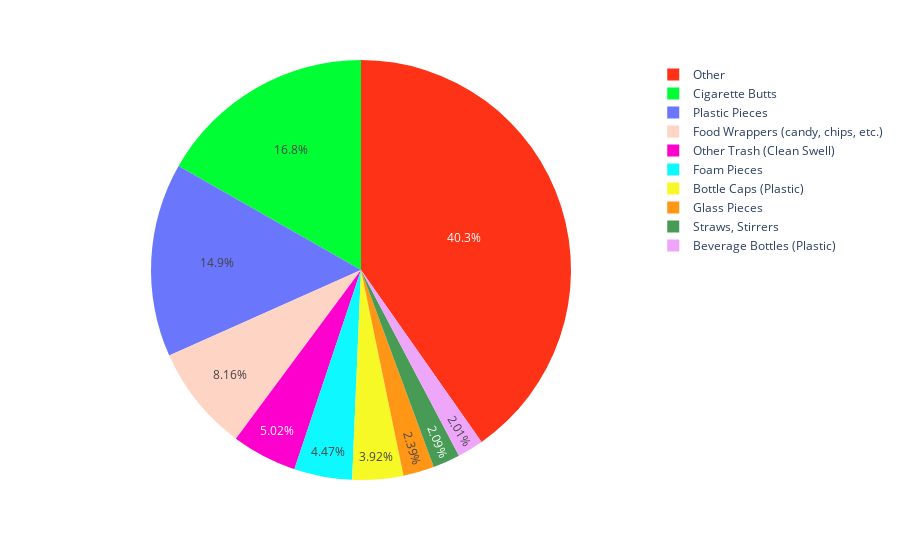

Notebook cell for this chart:
### Code cell
import numpy as np

import pandas as pd
#pie
import plotly.express as px
Tides_Data= pd.read_csv("TIDES_2015-2021.csv")
Blue_Bucket_Data = pd.read_excel("Blue_Bucket_data_2015-Aug2021.xlsx")

Blue_Bucket_Data_cleaned = Blue_Bucket_Data.drop(columns=["Unnamed: 67", "Unnamed: 68"])

Tides_Data["Month"] = [float("NaN") for element in range(0,27344)]

Tides_Data["Year"] = [float("NaN") for element in range(0,27344)]

Merged_Data = Tides_Data.append(Blue_Bucket_Data_cleaned, sort=False)

trash_types = Merged_Data.iloc[:,14:64]
dataf = {'Type': trash_types.columns, 'Sum': trash_types.sum()}
trash_quantity = pd.DataFrame(dataf)
sortedTrash = trash_quantity.sort_values(by = 'Sum', ascending = False)
topNine = sortedTrash[:9]

otherTrash = Merged_Data.iloc[:,25:64]
dataf = {'Type': otherTrash.columns, 'Sum': otherTrash.sum()}
otherTrash = pd.DataFrame(dataf)
otherSum = otherTrash.sum()['Sum']

topTen = topNine.append({'Type': "Other", 'Sum': otherSum}, ignore_index = True)
figTopTen = px.pie(topTen, values="Sum", names="Type",color_discrete_sequence=px.colors.qualitative.Light24)
figTopTen.show()

### Figure 1 — Plotly figure (JSON) as saved in the notebook; plotly's stock layout.template omitted (floating-point values rounded to 4 significant figures)
{"data": [{"domain": {"x": [0, 1], "y": [0, 1]}, "hovertemplate": "Type=%{label}<br>Sum=%{value}<extra></extra>", "labels": ["Cigarette Butts", "Plastic Pieces", "Food Wrappers (candy, chips, etc.)", "Other Trash (Clean Swell)", "Foam Pieces", "Bottle Caps (Plastic)", "Glass Pieces", "Straws, Stirrers", "Beverage Bottles (Plastic)", "Other"], "legendgroup": "", "name": "", "showlegend": true, "type": "pie", "values": [2582159, 2301502, 1257581, 773511, 688866, 603932, 367916, 322386, 310187, 6206382]}], "layout": {"legend": {"tracegroupgap": 0}, "margin": {"t": 60}, "piecolorway": ["#FD3216", "#00FE35", "#6A76FC", "#FED4C4", "#FE00CE", "#0DF9FF", "#F6F926", "#FF9616", "#479B55", "#EEA6FB", "#DC587D", "#D626FF", "#6E899C", "#00B5F7", "#B68E00", "#C9FBE5", "#FF0092", "#22FFA7", "#E3EE9E", "#86CE00", "#BC7196", "#7E7DCD", "#FC6955", "#E48F72"]}}
